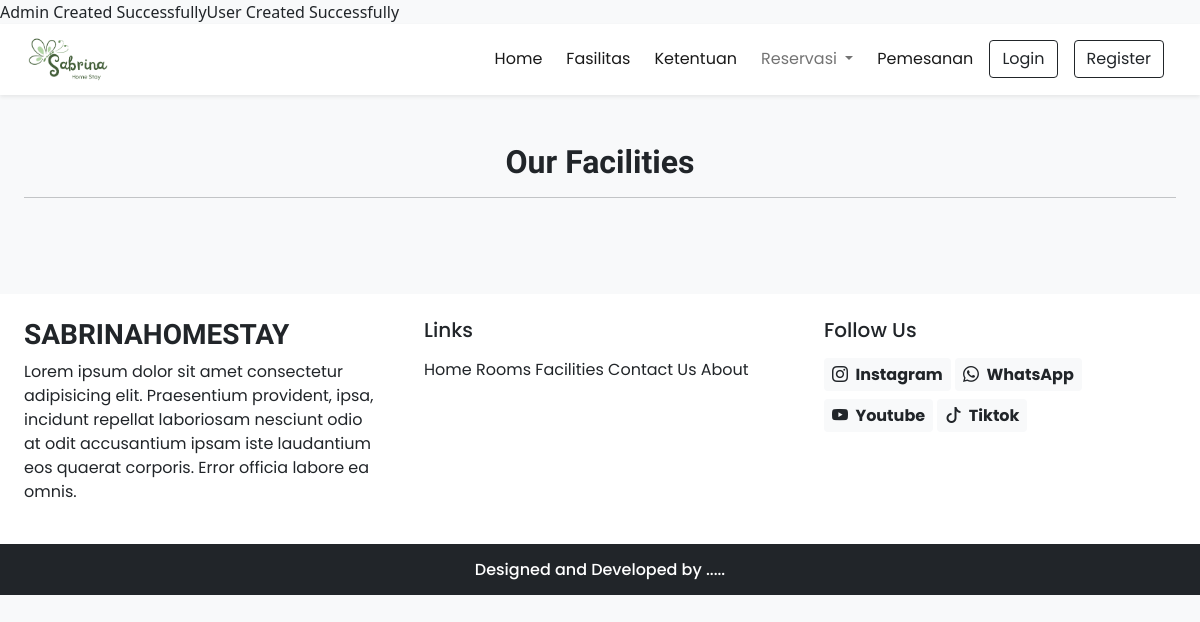
Page /fasilitas.php on the earlier database version.
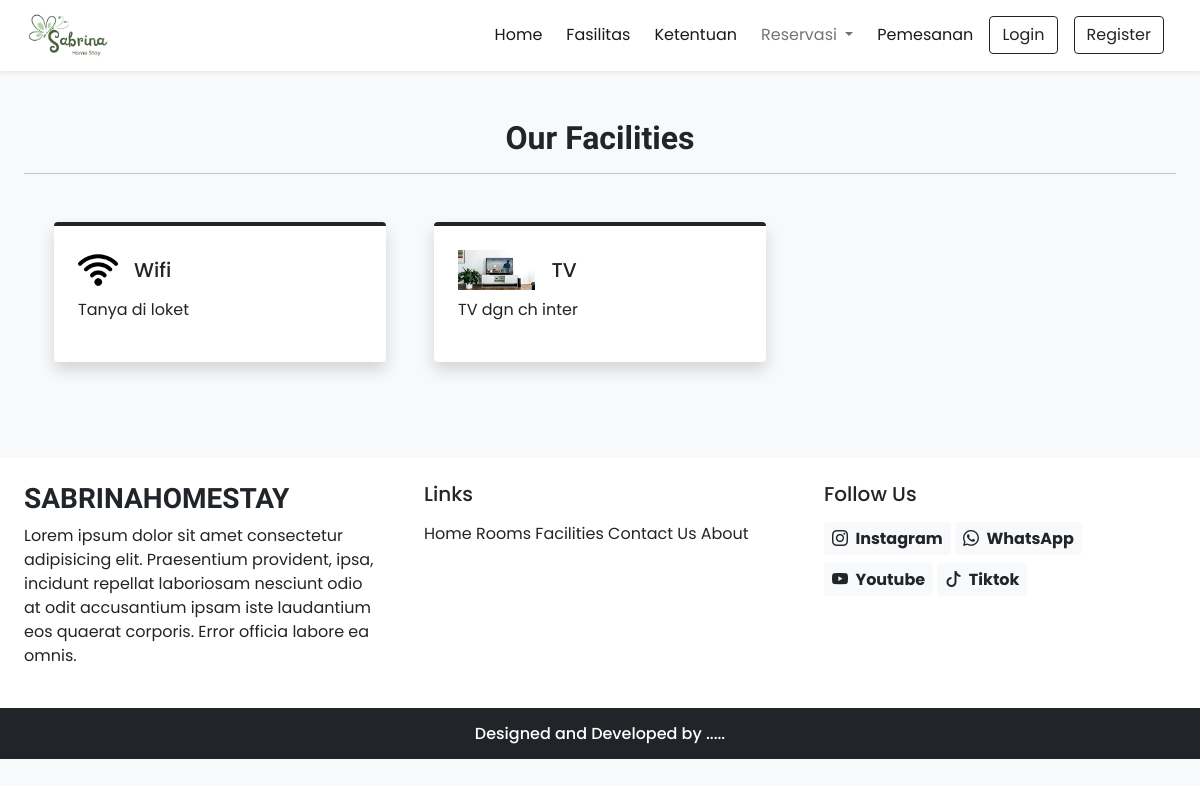
Same page on the later database version.
### tables this page shows
CREATE TABLE `facility` (
  `id` int(11) NOT NULL,
  `picture` varchar(191) NOT NULL,
  `name` varchar(191) NOT NULL,
  `description` varchar(191) NOT NULL,
  `isGeneral` tinyint(1) NOT NULL DEFAULT 1
);

### lib/essentials.php (called while the page is built, shortened)
<?php
require_once('db.php');
?>

### app/core/Database.php (called while the page is built, shortened)
<?php
class Database
{
    private $host = DB_HOST;
    private $user = DB_USER;
    private $pass = DB_PASS;
    private $db_name = DB_NAME;
    private $dbh;
    private $stmt;
    public function __construct()
    {
        $dsn = 'mysql:host=' . $this->host . ';dbname=' . $this->db_name;
        $option = [
            PDO::ATTR_PERSISTENT => true,
            PDO::ATTR_ERRMODE => PDO::ERRMODE_EXCEPTION
        ];
        try {
            $this->dbh = new PDO($dsn, $this->user, $this->pass, $option);
        } catch (PDOException $e) {
            die($e->getMessage());
        }
    }
    public function query($query)
    {
        $this->stmt = $this->dbh->prepare($query);
    }
    public function bind($param, $value, $type = null)
    {
        if (is_null($type)) {
            switch (true) {
                case is_int($value):
                    $type = PDO::PARAM_INT;
                    break;
            }
        }
        $this->stmt->bindValue($param, $value, $type);
    }
    public function execute()
    {
        $this->stmt->execute();
    }
    public function resultSet()
    {
        $this->execute();
        return $this->stmt->fetchAll(PDO::FETCH_ASSOC);
    }
}

### app/model/Facility.php (called while the page is built, shortened)
<?php
class Facility
{
    private $db;
    public function __construct()
    {
        $this->db = new Database;
    }
    public function getFacilityByPublicity($isGeneral)
    {
        $q = 'SELECT * FROM facility WHERE isGeneral = ?';
        $this->db->query($q);
        $this->db->bind(1, $isGeneral);
        $res = $this->db->resultSet();
        return $res;
    }
}

### fasilitas.php (the view, shortened to what this page needs)
<!DOCTYPE html>
<html lang="en">
<head>
    <?php require('inc/links.php'); ?>
</head>
<body class="bg-light">
    <?php require('inc/header.php');
    $facility = new Facility();
    $facilties = $facility->getFacilityByPublicity(1);
    ?>
    <div class="my-5 px-4">
        <h2 class="fw-bold h-font text-center">Our Facilities</h2>
        <hr>
    </div>
    <div class="container">
        <div class="row">
            <?php foreach ($facilties as $r): ?>
                <div class='col-lg-4 col-md-6 mb-5 px-4'>
                    <div class='bg-white rounded shadow p-4 border-top border-4 border-dark pop'>
                        <div class='d-flex align-items-center mb-2'>
                            <img src='assets/images/facility/<?= $r['picture'] ?>' alt='<?= $r['name'] ?>' height='40px'>
                            <h5 class='m-0 ms-3'>
                                <?= $r['name'] ?>
                            </h5>
                        </div>
                        <p>
                            <?= $r['description'] ?>
                        </p>
                    </div>
                </div>
            <?php endforeach; ?>
        </div>
    </div>
    <?php require('inc/footer.php'); ?>
</body>
</html>

### inc/links.php (shortened to what this page needs)
<link href="https://cdn.jsdelivr.net/npm/bootstrap@5.0.2/dist/css/bootstrap.min.css" rel="stylesheet">
<link rel="stylesheet" href="https://cdn.jsdelivr.net/npm/bootstrap-icons@1.10.5/font/bootstrap-icons.css">
<link rel="stylesheet" href="./assets/css/common.css">

### lib/db.php (shortened to what this page needs)
<?php
$admin_seed = [
    "name" => "Admin",
    "email" => "admin1@asriloka.com",
    "password" => password_hash("admin123", PASSWORD_DEFAULT),
    "role" => "ADMIN"
];
$user_seed = [
    "name" => "User",
    "email" => "usertest@asriloka.com",
    "password" => password_hash("user123", PASSWORD_DEFAULT),
    "phone" => "1234567890",
    "dob" => "2000-01-01",
    "address" => "User Address",
    "role" => "USER"
];
$check = "SELECT * FROM user WHERE email = ?";
$res = select($check, [$admin_seed['email']], 's');
if (mysqli_num_rows($res) == 0) {
    $q = "INSERT INTO user (name, email, password, role) VALUES (?, ?, ?, ?)";
    $res = update($q, [
        $admin_seed['name'],
        $admin_seed['email'],
        $admin_seed['password'],
        $admin_seed['role']
    ], 'ssss');
    if ($res) {
        echo "Admin Created Successfully";
    } else {
        echo "Admin Creation Failed";
    }
}
$check = "SELECT * FROM user WHERE email = ?";
$res = select($check, [$user_seed['email']], 's');
if (mysqli_num_rows($res) == 0) {
    $q = "INSERT INTO user (name, email, password, phone, dob, address, role) VALUES (?, ?, ?, ?, ?, ?, ?)";
    $res = update($q, [
        $user_seed['name'],
        $user_seed['email'],
        $user_seed['password'],
        $user_seed['phone'],
        $user_seed['dob'],
        $user_seed['address'],
        $user_seed['role']
    ], 'sssssss');
    if ($res) {
        echo "User Created Successfully";
    } else {
        echo "User Creation Failed";
    }
}
function select($sql, $values, $datatypes)
{
    $conn = $GLOBALS['conn'];
    $auth['success'] = true;
    if ($auth['success']) {
        if ($stmt = mysqli_prepare($conn, $sql)) {
            mysqli_stmt_bind_param($stmt, $datatypes, ...$values);
            if (mysqli_stmt_execute($stmt)) {
                $res = mysqli_stmt_get_result($stmt);
                return $res;
            } else {
                mysqli_stmt_close($stmt);
                die("Query cannot be executed - Select");
            }
        } else {
            die("Query cannot be prepared - Select");
        }
    } else {
        die("Unauthorized User");
    }
}
function update($sql, $values, $datatypes)
{
    $conn = $GLOBALS['conn'];
    if ($stmt = mysqli_prepare($conn, $sql)) {
        mysqli_stmt_bind_param($stmt, $datatypes, ...$values);
        if (mysqli_stmt_execute($stmt)) {
            $res = mysqli_stmt_affected_rows($stmt);
            return $res;
        } else {
            mysqli_stmt_close($stmt);
            die("Query cannot be executed - Update");
        }
    } else {
        die("Query cannot be prepared - Update");
    }
}
?>

### inc/header.php (shortened to what this page needs)
<?php
require 'app/core/Database.php';
require 'app/model/Facility.php';
require './lib/essentials.php';
?>
<nav class=" navbar navbar-expand-lg navbar-light bg-white px-lg-3 py-lg-2 shadow-sm sticky-top">
    <div class="container-fluid ">
        <a class="navbar-brand me-5" href="index">
            <img width=20% src="./assets/images/logo.png" alt="">
        </a>
        <div class="collapse navbar-collapse" id="navbarSupportedContent">
            <ul class="navbar-nav me-auto mb-2 mb-lg-0">
                <li class="nav-item">
                    <a class="nav-link active me-2" aria-current="page" href="index">Home</a>
                </li>
                <li class="nav-item">
                    <a class="nav-link active me-2" aria-current="page" href="fasilitas">Fasilitas</a>
                </li>
                <li class="nav-item">
                    <a class="nav-link active me-2" aria-current="page" href="ketentuan">Ketentuan</a>
                </li>
                <li class="nav-item dropdown me-2">
                    <a class="nav-link dropdown-toggle" href="#" id="navbarDropdown" role="button"
                        data-bs-toggle="dropdown" aria-expanded="false">
                        Reservasi
                    </a>
                </li>
                <li class="nav-item">
                    <a class="nav-link active me-2" aria-current="page" href="pemesanan">Pemesanan</a>
                </li>
            </ul>
            <div class="d-flex">
                <?php
                $user = '';
                if (!empty($user)) {
                    echo "<a href='logout' class='btn btn-outline-dark shadow-none me-lg-2 me-3'>Logout</a>";
                } else {
                    echo "<button type='button' class='btn btn-outline-dark shadow-none me-lg-3 me-2' data-bs-toggle='modal' data-bs-target='#loginModal'>Login</button>";
                    echo "<button type='button' class='btn btn-outline-dark shadow-none me-lg-2 me-3' data-bs-toggle='modal' data-bs-target='#registerModal'>Register</button>";
                }
                ?>
            </div>
        </div>
    </div>
</nav>

### inc/footer.php (shortened to what this page needs)
<div class="container-fluid bg-white mt-5">
    <div class="row">
        <div class="col-lg-4 p-4">
            <h3 class="h-font fw-bold fs-3 mb-2">SABRINAHOMESTAY</h3>
            <p>Lorem ipsum dolor sit amet consectetur adipisicing elit. Praesentium provident, ipsa, incidunt
                repellat laboriosam nesciunt odio at odit accusantium ipsam iste laudantium eos quaerat corporis.
                Error officia labore ea omnis.</p>
        </div>
        <div class="col-lg-4 p-4">
            <h5 class="mb-3">Links</h5>
            <a href="index.php" class="d-inline-block mb-2 text-dark text-decoration-none">Home</a>
            <a href="rooms.php" class="d-inline-block mb-2 text-dark text-decoration-none">Rooms</a>
            <a href="facilities.php" class="d-inline-block mb-2 text-dark text-decoration-none">Facilities</a>
            <a href="contact.php" class="d-inline-block mb-2 text-dark text-decoration-none">Contact Us</a>
            <a href="about.php" class="d-inline-block mb-2 text-dark text-decoration-none">About</a>
        </div>
        <div class="col-lg-4 p-4">
            <h5 class="mb-3">Follow Us</h5>
            <a href="#" class="d-inline-block text-dark text-decoration-none mb-2">
                <span class="badge bg-light text-dark fs-6 p-2">
                    <i class="bi bi-instagram me-1"></i> Instagram
                </span>
            </a>
            <a href="#" class="d-inline-block text-dark text-decoration-none mb-2">
                <span class="badge bg-light text-dark fs-6 p-2">
                    <i class="bi bi-whatsapp me-1"></i> WhatsApp
                </span>
            </a>
            <br>
            <a href="#" class="d-inline-block text-dark text-decoration-none mb-2">
                <span class="badge bg-light text-dark fs-6 p-2">
                    <i class="bi bi-youtube me-1"></i> Youtube
                </span>
            </a>
            <a href="#" class="d-inline-block text-dark text-decoration-none">
                <span class="badge bg-light text-dark fs-6 p-2">
                    <i class="bi bi-tiktok me-1"></i> Tiktok
                </span>
            </a>
        </div>
    </div>
</div>
<h6 class="text-center bg-dark text-white p-3 m-0">Designed and Developed by .....</h6>

### assets/css/common.css (style rules this page uses)
:root { --teal: #2ec1ac; --teal_hover: #279e8c; }
* { font-family: "Poppins", sans-serif; }
.h-font { font-family: "Merienda", cursive; }

Differences in the rows shown:
added facility: picture (picture), name "Wifi", description "Tanya di loket"
added facility: picture (picture), name "TV", description "TV dgn ch inter"
Other differences:
text no longer shown: "Admin Created Successfully User Created Successfully"
